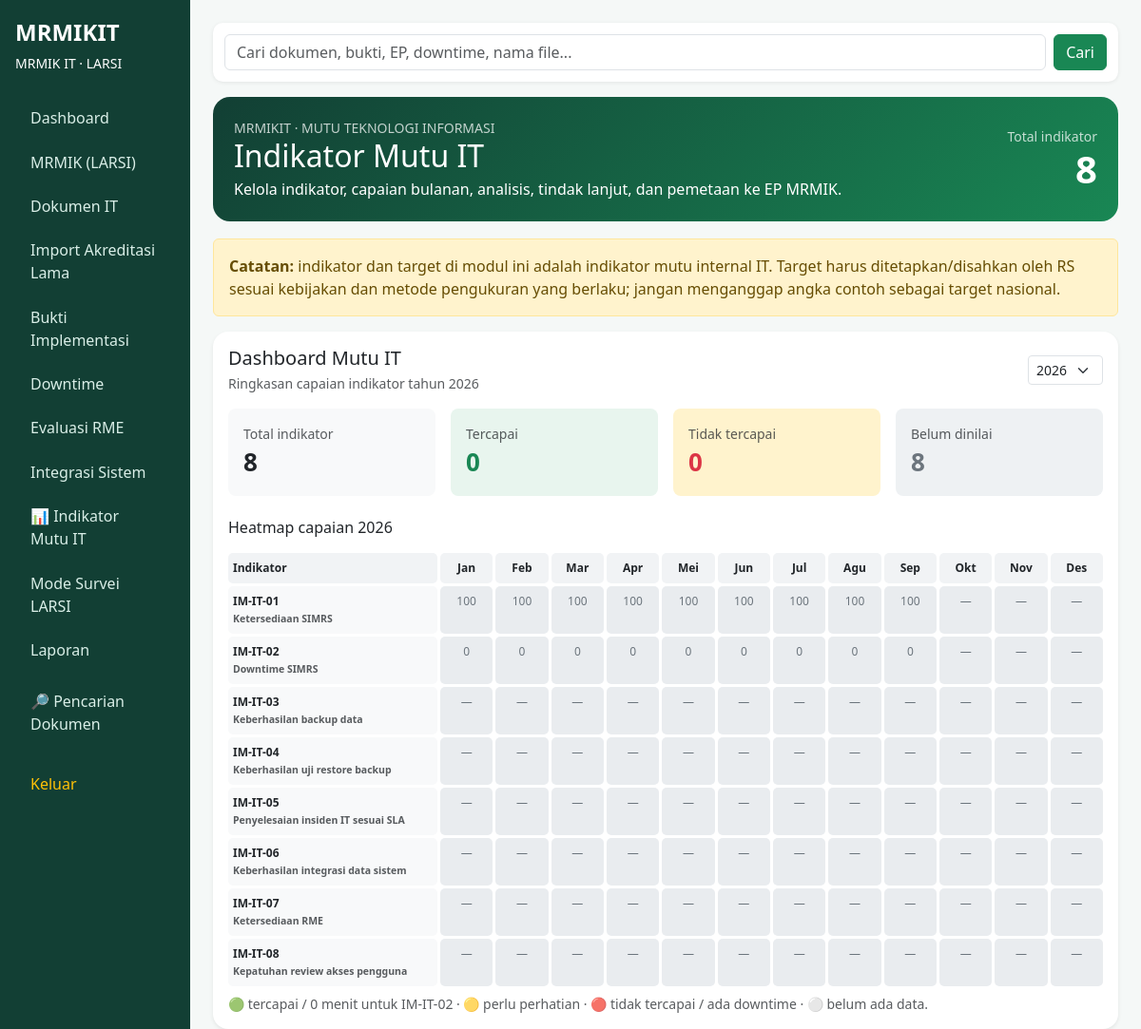
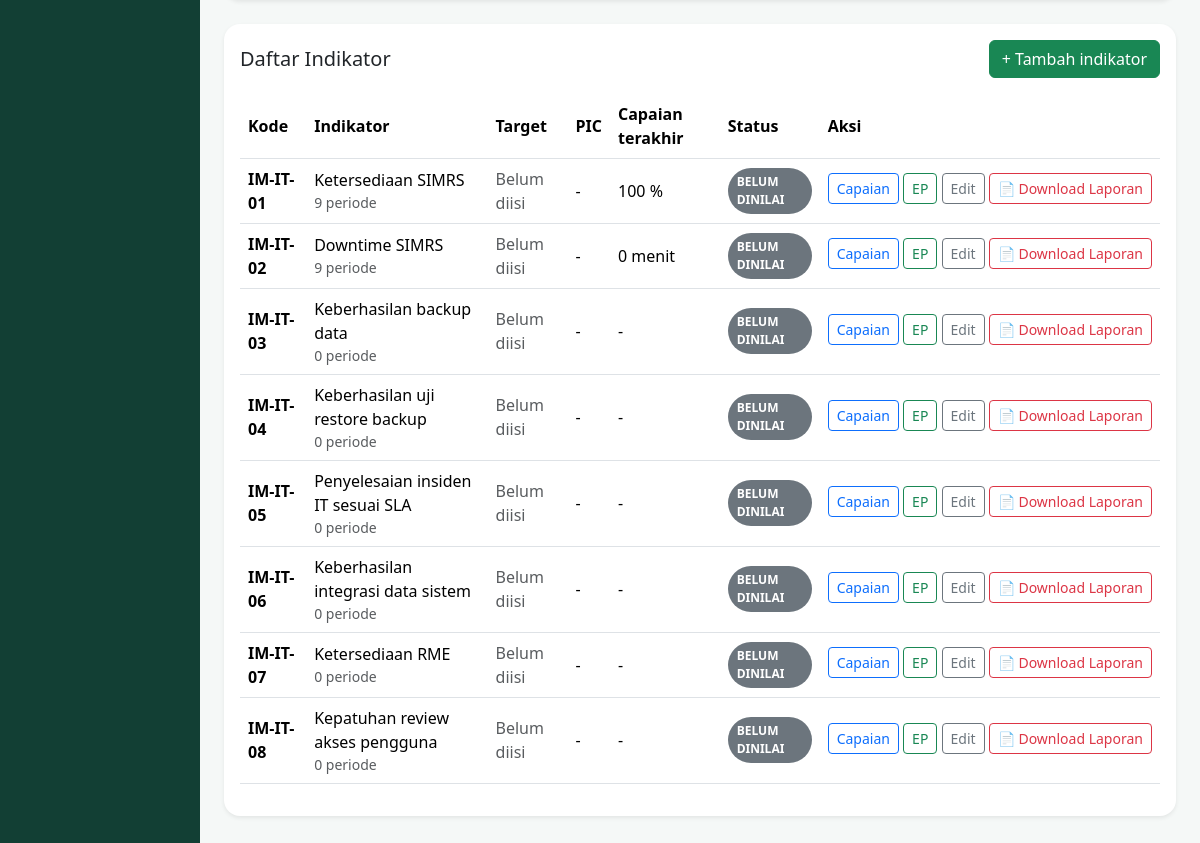
Screenshot of /indikator-mutu/index.php (signed in) with the database file from the repository (2 pictures, top to bottom).
### tables this page shows
CREATE TABLE IF NOT EXISTS mutu_indikator (
    id INT AUTO_INCREMENT PRIMARY KEY,
    kode VARCHAR(50) NOT NULL UNIQUE,
    nama VARCHAR(255) NOT NULL,
    definisi_operasional TEXT,
    numerator_label VARCHAR(255),
    denominator_label VARCHAR(255),
    formula TEXT,
    target DECIMAL(12,4) NULL,
    satuan VARCHAR(50) DEFAULT '%',
    arah ENUM('naik','turun','sesuai_target') NOT NULL DEFAULT 'sesuai_target',
    frekuensi ENUM('bulanan','triwulan','semester','tahunan') NOT NULL DEFAULT 'bulanan',
    sumber_data VARCHAR(255),
    metode_pengumpulan TEXT,
    pic_id INT NULL,
    aktif TINYINT(1) NOT NULL DEFAULT 1,
    created_by INT NULL,
    created_at TIMESTAMP DEFAULT CURRENT_TIMESTAMP,
    updated_at TIMESTAMP DEFAULT CURRENT_TIMESTAMP ON UPDATE CURRENT_TIMESTAMP,
    FOREIGN KEY(pic_id) REFERENCES pic(id) ON DELETE SET NULL
);

### indikator-mutu/index.php (the view, shortened to what this page needs)
<?php
require_once __DIR__.'/../config/auth.php';
function h($v){ return htmlspecialchars((string)$v, ENT_QUOTES, 'UTF-8'); }
$indikators=$pdo->query("
 SELECT i.*,p.nama pic_nama,
   (SELECT COUNT(*) FROM mutu_capaian c WHERE c.indikator_id=i.id) jumlah_periode,
   (SELECT c.status FROM mutu_capaian c WHERE c.indikator_id=i.id ORDER BY c.periode DESC LIMIT 1) status_terakhir,
   (SELECT c.capaian FROM mutu_capaian c WHERE c.indikator_id=i.id ORDER BY c.periode DESC LIMIT 1) capaian_terakhir
 FROM mutu_indikator i LEFT JOIN pic p ON p.id=i.pic_id
 WHERE i.aktif=1 ORDER BY i.kode")->fetchAll();
$year=(int)($_GET['tahun']??date('Y'));
$downtimeAuto=[];
$today=new DateTime('today');
for($dm=1;$dm<=12;$dm++){
    $ds=new DateTime(sprintf('%04d-%02d-01 00:00:00',$year,$dm));
    $de=(clone $ds)->modify('+1 month');
    $downSeconds=0;
    $completed=($de <= $today);
    $hasEvent=($downSeconds>0);
    if(!$completed && !$hasEvent){
        $downtimeAuto[$dm]=null;
        continue;
    }
    $totalSeconds=$de->getTimestamp()-$ds->getTimestamp();
    $downtimeAuto[$dm]=[
        'downtime_minutes'=>round($downSeconds/60,2),
        'availability'=>$totalSeconds>0 ? round(max(0,($totalSeconds-$downSeconds)/$totalSeconds)*100,4) : 0,
        'has_event'=>$hasEvent,
        'completed'=>$completed
    ];
}
$heatmapData=[];
foreach($indikators as &$ii){
    $m=[];
    if(in_array($ii['kode'],['IM-IT-01','IM-IT-02'],true)){
        $m=[];
        for($dm=1;$dm<=12;$dm++){
            $auto=$downtimeAuto[$dm]??null;
            if($auto===null) continue;
            $value=($ii['kode']==='IM-IT-01') ? $auto['availability'] : $auto['downtime_minutes'];
            $target=$ii['target']!==null?(float)$ii['target']:null;
            $arah=$ii['arah']??'sesuai_target';
            if($target===null){
                $status='belum_dinilai';
            }else{
                $ok=($arah==='turun') ? ($value<=$target) : (($arah==='naik') ? ($value>=$target) : ($value>=$target));
                $status=$ok?'tercapai':'tidak_tercapai';
            }
            $m[$dm]=['capaian'=>$value,'status'=>$status];
        }
    }
    $heatmapData[(int)$ii['id']]=$m;
}
require __DIR__.'/../partials/header.php';
?>
<div class="mutu-hero">
 <div class="d-flex justify-content-between align-items-center flex-wrap gap-3">
  <div><div class="small opacity-75">MRMIKIT · MUTU TEKNOLOGI INFORMASI</div><h2 class="mb-1">Indikator Mutu IT</h2><div>Kelola indikator, capaian bulanan, analisis, tindak lanjut, dan pemetaan ke EP MRMIK.</div></div>
  <div class="text-end"><div class="small opacity-75">Total indikator</div><div class="display-6 fw-bold"><?=count($indikators)?></div></div>
 </div>
</div>
<div class="alert alert-warning"><strong>Catatan:</strong> indikator dan target di modul ini adalah indikator mutu internal IT. Target harus ditetapkan/disahkan oleh RS sesuai kebijakan dan metode pengukuran yang berlaku; jangan menganggap angka contoh sebagai target nasional.</div>
<div class="card shadow-sm mutu-card mb-4 mutu-kpi"><div class="card-body">
 <div class="d-flex justify-content-between align-items-center mb-3 flex-wrap gap-2">
  <div><h5 class="mb-1">Dashboard Mutu IT</h5><div class="small text-muted">Ringkasan capaian indikator tahun <?=h($year)?></div></div>
  <form class="d-flex gap-2" method="get"><input type="hidden" name="detail" value="<?=h($detailId)?>"><select name="tahun" class="form-select form-select-sm" onchange="this.form.submit()"><?php for($yy=date('Y')-2;$yy<=date('Y')+1;$yy++):?><option value="<?=$yy?>" <?=$year===$yy?'selected':''?>><?=$yy?></option><?php endfor;?></select></form>
 </div>
 <div class="row g-3 mb-4">
  <?php $tot=count($indikators);$ter=0;$tid=0;$bel=0;foreach($indikators as $ix){if(($ix['status_terakhir']??'')==='tercapai')$ter++;elseif(($ix['status_terakhir']??'')==='tidak_tercapai')$tid++;else $bel++;}?>
  <div class="col-md-3"><div class="p-3 bg-light rounded-3"><div class="small text-muted">Total indikator</div><div class="kpi-number"><?=$tot?></div></div></div>
  <div class="col-md-3"><div class="p-3 rounded-3" style="background:#e8f5ee"><div class="small text-muted">Tercapai</div><div class="kpi-number text-success"><?=$ter?></div></div></div>
  <div class="col-md-3"><div class="p-3 rounded-3" style="background:#fff3cd"><div class="small text-muted">Tidak tercapai</div><div class="kpi-number text-danger"><?=$tid?></div></div></div>
  <div class="col-md-3"><div class="p-3 rounded-3" style="background:#eef1f3"><div class="small text-muted">Belum dinilai</div><div class="kpi-number text-secondary"><?=$bel?></div></div></div>
 </div>
 <h6 class="mb-3">Heatmap capaian <?=h($year)?></h6>
 <div class="table-responsive"><div class="heatmap">
  <div class="hm-head text-start">Indikator</div><?php foreach(['Jan','Feb','Mar','Apr','Mei','Jun','Jul','Agu','Sep','Okt','Nov','Des'] as $mn):?><div class="hm-head"><?=$mn?></div><?php endforeach;?>
  <?php foreach($indikators as $ii):?><div class="hm-name"><?=h($ii['kode'])?><br><span class="small text-muted"><?=h($ii['nama'])?></span></div><?php for($mm=1;$mm<=12;$mm++):$hm=$heatmapData[(int)$ii['id']][$mm]??null;$hs=$hm['status']??'';$hc=$hs==='tercapai'?'hm-ok':($hs==='tidak_tercapai'?'hm-bad':($hs==='perlu_perhatian'?'hm-warn':'hm-empty'));?><div class="<?=$hc?>" title="<?php
      if(($ii['kode']??'')==='IM-IT-02' && $hm && $hm['capaian']!==null){
          echo h(round((float)$hm['capaian'],2).' menit downtime');
      } else {
          echo $hm&&$hm['capaian']!==null ? h(round((float)$hm['capaian'],2).' '.($ii['satuan']??'')) : 'Belum diverifikasi / belum ada data';
      }
    ?>"><?php
      if(($ii['kode']??'')==='IM-IT-02'){
          echo $hm&&$hm['capaian']!==null ? h(round((float)$hm['capaian'],1)) : '—';
      } else {
          echo $hm&&$hm['capaian']!==null ? h(round((float)$hm['capaian'],1)) : '—';
      }
    ?></div><?php endfor;endforeach;?>
 </div></div>
 <div class="small text-muted mt-2">🟢 tercapai / 0 menit untuk IM-IT-02 · 🟡 perlu perhatian · 🔴 tidak tercapai / ada downtime · ⚪ belum ada data.</div>
</div></div>
<div class="card shadow-sm mutu-card mb-4"><div class="card-body">
 <div class="d-flex justify-content-between align-items-center mb-3 flex-wrap gap-2"><h5 class="mb-0">Daftar Indikator</h5><button class="btn btn-success" data-bs-toggle="collapse" data-bs-target="#formIndikator">+ Tambah indikator</button></div>
 <div class="table-responsive"><table class="table align-middle">
 <thead><tr><th>Kode</th><th>Indikator</th><th>Target</th><th>PIC</th><th>Capaian terakhir</th><th>Status</th><th>Aksi</th></tr></thead>
 <tbody>
 <?php foreach($indikators as $i): ?>
 <tr>
  <td><strong><?=h($i['kode'])?></strong></td><td><?=h($i['nama'])?><div class="small text-muted"><?=$i['jumlah_periode']?> periode</div></td>
  <td><?= $i['target']!==null ? h($i['target']).' '.h($i['satuan']) : '<span class="text-muted">Belum diisi</span>'?></td>
  <td><?=h($i['pic_nama']??'-')?></td>
  <td><?= $i['capaian_terakhir']!==null ? h(round((float)$i['capaian_terakhir'],2)).' '.h($i['satuan']) : '-'?></td>
  <td><?php $s=$i['status_terakhir']??'belum_dinilai';?><span class="status-pill <?=($s==='tercapai'?'status-tercapai':($s==='tidak_tercapai'?'status-tidak':($s==='perlu_perhatian'?'status-perhatian':'status-belum')))?>"><?=strtoupper(str_replace('_',' ',$s))?></span></td>
  <td class="text-nowrap">
  <a class="btn btn-sm btn-outline-primary mb-1" href="?detail=<?=$i['id']?>">Capaian</a>
  <a class="btn btn-sm btn-outline-success mb-1" href="?map=<?=$i['id']?>">EP</a>
  <a class="btn btn-sm btn-outline-secondary mb-1" href="?edit=<?=$i['id']?>">Edit</a>
  <a class="btn btn-sm btn-outline-danger mb-1" target="_blank" href="laporan.php?id=<?=$i['id']?>&tahun=<?=$year?>">📄 Download Laporan</a>
</td>
 </tr>
 <?php endforeach;?>
 </tbody></table></div>
</div></div>
<?php require __DIR__.'/../partials/footer.php';

### partials/header.php (shortened to what this page needs)
<!doctype html><html lang="id"><head><link href="https://cdn.jsdelivr.net/npm/bootstrap@5.3.3/dist/css/bootstrap.min.css" rel="stylesheet"></head><body><div class="container-fluid"><div class="row"><aside class="col-lg-2 sidebar p-3"><div class="brand fs-4 mb-1">MRMIKIT</div><div class="small mb-4">MRMIK IT · LARSI</div><nav><a href="/MRMIKIT/dashboard.php">Dashboard</a><a href="/MRMIKIT/mrmiK/">MRMIK (LARSI)</a><a href="/MRMIKIT/dokumen/">Dokumen IT</a><a href="/MRMIKIT/import-lama/">Import Akreditasi Lama</a><a href="/MRMIKIT/bukti/">Bukti Implementasi</a><a href="/MRMIKIT/downtime/">Downtime</a><a href="/MRMIKIT/evaluasi-rme/">Evaluasi RME</a><a href="/MRMIKIT/integrasi/">Integrasi Sistem</a><a href="/MRMIKIT/indikator-mutu/">📊 Indikator Mutu IT</a><a href="/MRMIKIT/mode-survei/">Mode Survei LARSI</a><a href="/MRMIKIT/laporan/">Laporan</a><a href="/MRMIKIT/pencarian/" class="mt-2">🔎 Pencarian Dokumen</a><a href="/MRMIKIT/logout.php" class="mt-3 text-warning">Keluar</a></nav></aside><main class="col-lg-10 p-4"><div class="global-search"><form class="row g-2 align-items-center" method="get" action="/MRMIKIT/pencarian/"><div class="col"><input type="search" name="q" class="form-control" value="<?=htmlspecialchars($_GET['q'] ?? '')?>" placeholder="Cari dokumen, bukti, EP, downtime, nama file..." aria-label="Pencarian MRMIKIT"></div><div class="col-auto"><button class="btn btn-success" type="submit">Cari</button></div></form></div>

### partials/footer.php (shortened to what this page needs)
</main></div></div></body></html>

### partials/header.php (style rules this page uses)
body { background:#f5f8f7 }
.sidebar { min-height:100vh;background:#123f34;color:#fff }
.sidebar a { color:#d9eee7;text-decoration:none;display:block;padding:.7rem 1rem;border-radius:.5rem }
.brand { font-weight:800 }
.table td,.table th { vertical-align:middle }
.global-search { background:#fff;border-radius:.65rem;padding:.75rem;margin:0 0 1rem 0;box-shadow:0 1px 4px rgba(0,0,0,.08) }
.global-search .form-control { min-width:0 }

### indikator-mutu/index.php (style rules this page uses)
.mutu-hero { background:linear-gradient(135deg,#123f34,#198754);color:#fff;border-radius:18px;padding:22px;margin-bottom:18px }
.mutu-card { border:0;border-radius:16px }
.status-pill { display:inline-block;border-radius:999px;padding:5px 9px;font-size:12px;font-weight:700 }
.status-belum { background:#6c757d;color:#fff }
.kpi-number { font-size:26px;font-weight:800 }
.mutu-kpi { border:0;border-radius:16px;box-shadow:0 2px 10px rgba(0,0,0,.06) }
.heatmap { display:grid;grid-template-columns:minmax(220px,1.6fr) repeat(12,minmax(34px,1fr));gap:3px;align-items:stretch }
.heatmap>div { padding:7px 5px;text-align:center;font-size:12px;border-radius:5px }
.hm-head { font-weight:700;background:#f1f3f5 }
.hm-name { text-align:left!important;font-weight:600;background:#f8f9fa }
.hm-empty { background:#e9ecef;color:#6c757d }

### rows the page displays
mutu_indikator: kode "IM-IT-01", nama "Ketersediaan SIMRS", id "100", jumlah_periode "9", shows "Belum diisi", pic_nama "-", capaian_terakhir "100", satuan "%", s "BELUM DINILAI"
mutu_indikator: kode "IM-IT-02", nama "Downtime SIMRS", id "0", jumlah_periode "9", shows "Belum diisi", pic_nama "-", capaian_terakhir "0", satuan "menit", s "BELUM DINILAI"
mutu_indikator: kode "IM-IT-03", nama "Keberhasilan backup data", jumlah_periode "0", shows "Belum diisi", pic_nama "-", s "BELUM DINILAI"
mutu_indikator: kode "IM-IT-04", nama "Keberhasilan uji restore backup", jumlah_periode "0", shows "Belum diisi", pic_nama "-", s "BELUM DINILAI"
mutu_indikator: kode "IM-IT-05", nama "Penyelesaian insiden IT sesuai SLA", jumlah_periode "0", shows "Belum diisi", pic_nama "-", s "BELUM DINILAI"
mutu_indikator: kode "IM-IT-06", nama "Keberhasilan integrasi data sistem", jumlah_periode "0", shows "Belum diisi", pic_nama "-", s "BELUM DINILAI"
mutu_indikator: kode "IM-IT-07", nama "Ketersediaan RME", jumlah_periode "0", shows "Belum diisi", pic_nama "-", s "BELUM DINILAI"
mutu_indikator: kode "IM-IT-08", nama "Kepatuhan review akses pengguna", jumlah_periode "0", shows "Belum diisi", pic_nama "-", s "BELUM DINILAI"

### other values shown
count($indikators) "8"
$tot "8"
$ter "0"
$tid "0"
$bel "8"
$mn "Jan"
$mn "Feb"
$mn "Mar"
$mn "Apr"
$mn "Mei"
$mn "Jun"
$mn "Jul"
$mn "Agu"
$mn "Sep"
$mn "Okt"
